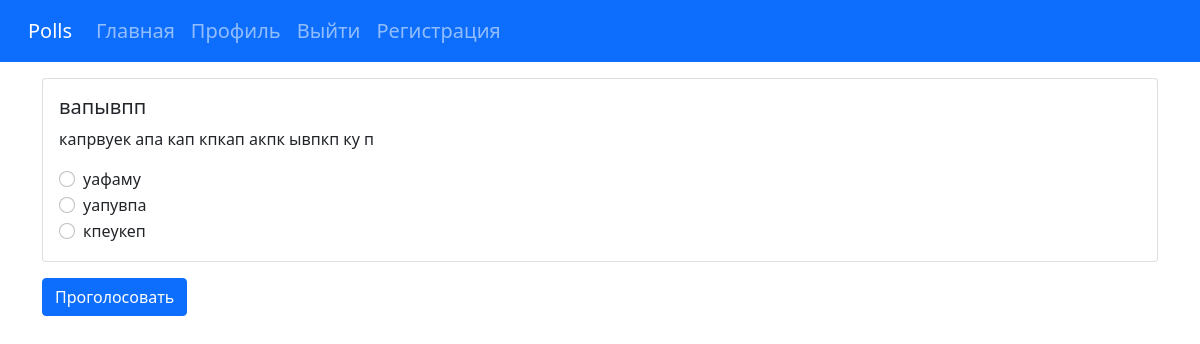
The app's page /polls/2/ (signed in) with its own data.
### polls/models.py (models this page shows, shortened)
class Question(models.Model):
    question_text = models.CharField(max_length=200)
    description = models.TextField(null=True, blank=True)
    img = models.ImageField(null=True, blank=True, upload_to='static/img/')
    pub_date = models.DateTimeField('date published')
    voted_users = models.ManyToManyField(SomeUser, null=True, blank=True, verbose_name='Проголосовавшие',
                                         related_name='related_user')

class Choice(models.Model):
    question = models.ForeignKey(Question, on_delete=models.CASCADE)
    choice_text = models.CharField(max_length=200)
    votes = models.IntegerField(default=0)

### polls/views.py (the view)
# urls.py: path('<int:pk>/', login_required(views.DetailView.as_view()), name='detail'),
class DetailView(generic.DetailView):
    model = Question
    template_name = 'polls/detail.html'

### polls/templates/polls/detail.html (shortened to what this page needs)
{% extends 'base.html' %}
{% load templates %}
{% load bootstrap4 %}
{% block content %}
<form action="{% url 'polls:vote' question.id %}" method="post">
    <fieldset>
    <div class="card">
    <div class="card-body">
        <h5 class="card-title">{{question.question_text}}</h5>
        <p class="card-text">{{question.description}}</p>
        {% for choice in question.choice_set.all %}
        <div class="form-check">
            <input class="form-check-input" type="radio" name="choice" id="{{forloop.counter}}" value="{{choice.id}}">
            <label class="form-check-label" for="{{forloop.counter}}">
                {{choice.choice_text}}
            </label>
        </div>
        {% endfor %}
    </div>
    </div>
    </fieldset>
<input class="btn btn-primary" type="submit" value="Проголосовать">
</form>
{% endblock %}

### polls/static/style.css (style rules this page uses)
.card { margin-bottom: 2vh !important; display: block !important; }

### records on screen
Question: question_text "вапывпп", description "капрвуек апа кап кпкап акпк ывпкп ку п"
Choice: choice_text "уафаму"
Choice: choice_text "уапувпа"
Choice: choice_text "кпеукеп"
